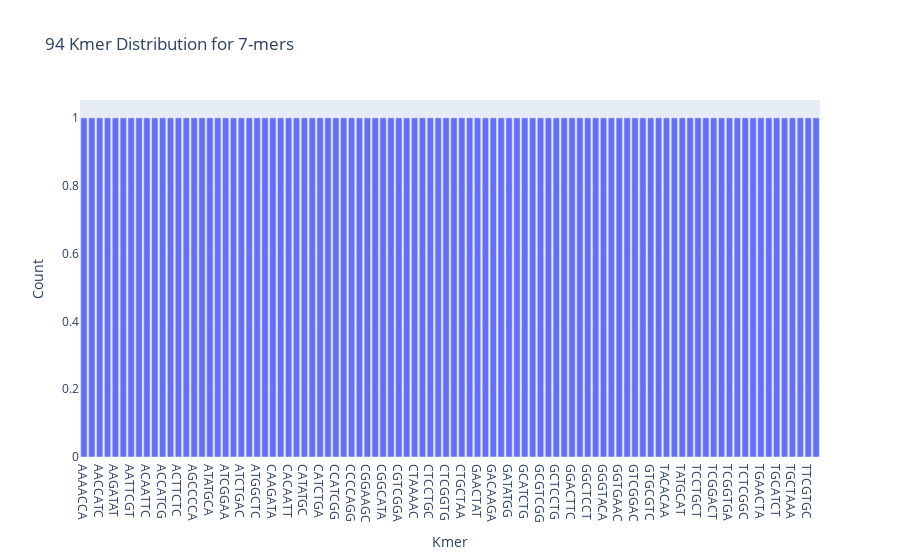
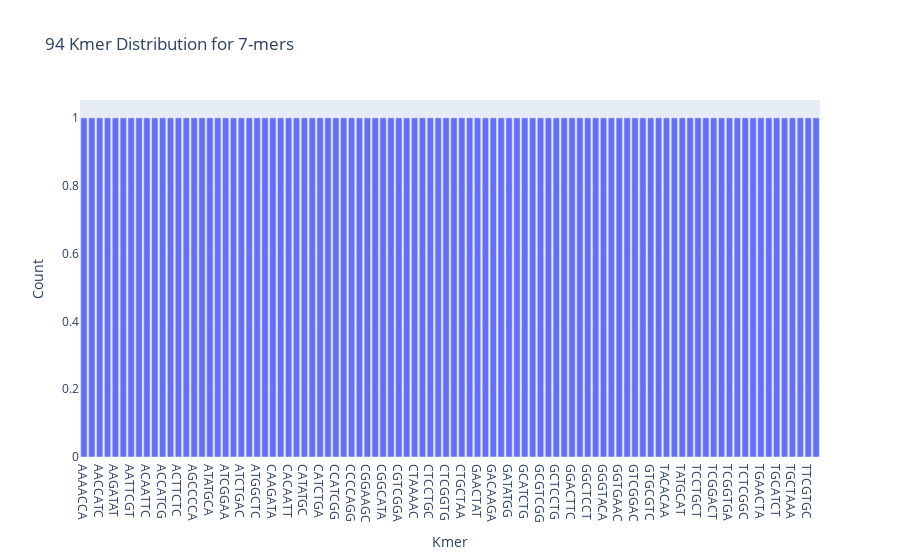

Source (notebook cell) for these figures, in order:
### Code cell
def main():
    # # uncomment if you would like to insert your own data manually
    # inputs = parse.get_inputs()
    # dna_length = inputs["dna_length"]
    # dna_string = inputs["dna_string"]
    # kmer_length = inputs["kmer_length"]

    test_bst_kmer_distribution(dna_string, dna_length, kmer_length)

main()

### Figure 1 — Plotly figure (JSON) as saved in the notebook; plotly's stock layout.template omitted (floating-point values rounded to 4 significant figures)
{"data": [{"type": "bar", "x": ["AAAACCA", "AAACCAT", "AACCATC", "AACTATC", "AAGATAT", "AAGCCCC", "AATTCGT", "ACAAGAT", "ACAATTC", "ACACAAT", "ACCATCG", "ACTATCG", "ACTTCTC", "AGATATG", "AGCCCCA", "AGGGGTA", "ATATGCA", "ATATGGC", "ATCGGAA", "ATCGGCA", "ATCTGAC", "ATGCATC", "ATGGCTC", "ATTCGTG", "CAAGATA", "CAATTCG", "CACAATT", "CAGGGGT", "CATATGC", "CATCGGA", "CATCTGA", "CCAGGGG", "CCATCGG", "CCCAGGG", "CCCCAGG", "CCTGCTA", "CGGAAGC", "CGGACTT", "CGGCATA", "CGGTGAA", "CGTCGGA", "CGTGCGT", "CTAAAAC", "CTATCGG", "CTCCTGC", "CTCGGCG", "CTCGGTG", "CTGACAA", "CTGCTAA", "CTTCTCG", "GAACTAT", "GAAGCCC", "GACAAGA", "GACTTCT", "GATATGG", "GCATATG", "GCATCTG", "GCCCCAG", "GCGTCGG", "GCTAAAA", "GCTCCTG", "GGAAGCC", "GGACTTC", "GGCATAT", "GGCTCCT", "GGGGTAC", "GGGTACA", "GGTACAC", "GGTGAAC", "GTACACA", "GTCGGAC", "GTGAACT", "GTGCGTC", "TAAAACC", "TACACAA", "TATCGGC", "TATGCAT", "TATGGCT", "TCCTGCT", "TCGGAAG", "TCGGACT", "TCGGCAT", "TCGGTGA", "TCGTGCG", "TCTCGGC", "TCTGACA", "TGAACTA", "TGACAAG", "TGCATCT", "TGCGTCG", "TGCTAAA", "TGGCTCC", "TTCGTGC", "TTCTCGG"], "y": [1, 1, 1, 1, 1, 1, 1, 1, 1, 1, 1, 1, 1, 1, 1, 1, 1, 1, 1, 1, 1, 1, 1, 1, 1, 1, 1, 1, 1, 1, 1, 1, 1, 1, 1, 1, 1, 1, 1, 1, 1, 1, 1, 1, 1, 1, 1, 1, 1, 1, 1, 1, 1, 1, 1, 1, 1, 1, 1, 1, 1, 1, 1, 1, 1, 1, 1, 1, 1, 1, 1, 1, 1, 1, 1, 1, 1, 1, 1, 1, 1, 1, 1, 1, 1, 1, 1, 1, 1, 1, 1, 1, 1, 1]}], "layout": {"title": {"text": "94 Kmer Distribution for 7-mers"}, "xaxis": {"title": {"text": "Kmer"}}, "yaxis": {"title": {"text": "Count"}}}}

### Figure 2 — Plotly figure (JSON) as saved in the notebook; plotly's stock layout.template omitted (floating-point values rounded to 4 significant figures)
{"data": [{"type": "bar", "x": ["AAAACCA", "AAACCAT", "AACCATC", "AACTATC", "AAGATAT", "AAGCCCC", "AATTCGT", "ACAAGAT", "ACAATTC", "ACACAAT", "ACCATCG", "ACTATCG", "ACTTCTC", "AGATATG", "AGCCCCA", "AGGGGTA", "ATATGCA", "ATATGGC", "ATCGGAA", "ATCGGCA", "ATCTGAC", "ATGCATC", "ATGGCTC", "ATTCGTG", "CAAGATA", "CAATTCG", "CACAATT", "CAGGGGT", "CATATGC", "CATCGGA", "CATCTGA", "CCAGGGG", "CCATCGG", "CCCAGGG", "CCCCAGG", "CCTGCTA", "CGGAAGC", "CGGACTT", "CGGCATA", "CGGTGAA", "CGTCGGA", "CGTGCGT", "CTAAAAC", "CTATCGG", "CTCCTGC", "CTCGGCG", "CTCGGTG", "CTGACAA", "CTGCTAA", "CTTCTCG", "GAACTAT", "GAAGCCC", "GACAAGA", "GACTTCT", "GATATGG", "GCATATG", "GCATCTG", "GCCCCAG", "GCGTCGG", "GCTAAAA", "GCTCCTG", "GGAAGCC", "GGACTTC", "GGCATAT", "GGCTCCT", "GGGGTAC", "GGGTACA", "GGTACAC", "GGTGAAC", "GTACACA", "GTCGGAC", "GTGAACT", "GTGCGTC", "TAAAACC", "TACACAA", "TATCGGC", "TATGCAT", "TATGGCT", "TCCTGCT", "TCGGAAG", "TCGGACT", "TCGGCAT", "TCGGTGA", "TCGTGCG", "TCTCGGC", "TCTGACA", "TGAACTA", "TGACAAG", "TGCATCT", "TGCGTCG", "TGCTAAA", "TGGCTCC", "TTCGTGC", "TTCTCGG"], "y": [1, 1, 1, 1, 1, 1, 1, 1, 1, 1, 1, 1, 1, 1, 1, 1, 1, 1, 1, 1, 1, 1, 1, 1, 1, 1, 1, 1, 1, 1, 1, 1, 1, 1, 1, 1, 1, 1, 1, 1, 1, 1, 1, 1, 1, 1, 1, 1, 1, 1, 1, 1, 1, 1, 1, 1, 1, 1, 1, 1, 1, 1, 1, 1, 1, 1, 1, 1, 1, 1, 1, 1, 1, 1, 1, 1, 1, 1, 1, 1, 1, 1, 1, 1, 1, 1, 1, 1, 1, 1, 1, 1, 1, 1]}], "layout": {"title": {"text": "94 Kmer Distribution for 7-mers"}, "xaxis": {"title": {"text": "Kmer"}}, "yaxis": {"title": {"text": "Count"}}}}
